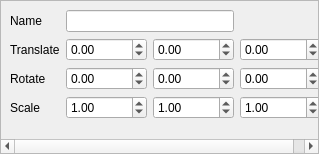
<?xml version="1.0" encoding="UTF-8"?>
<ui version="4.0">
 <class>TransformEditor</class>
 <widget class="QScrollArea" name="TransformEditor">
  <property name="geometry">
   <rect>
    <x>0</x>
    <y>0</y>
    <width>319</width>
    <height>154</height>
   </rect>
  </property>
  <property name="windowTitle">
   <string>Object Transform</string>
  </property>
  <property name="widgetResizable">
   <bool>true</bool>
  </property>
  <widget class="QWidget" name="scrollAreaWidgetContents">
   <property name="geometry">
    <rect>
     <x>0</x>
     <y>0</y>
     <width>324</width>
     <height>136</height>
    </rect>
   </property>
   <layout class="QGridLayout" name="gridLayout">
    <item row="0" column="0">
     <widget class="QLabel" name="nameLabel">
      <property name="text">
       <string>Name</string>
      </property>
     </widget>
    </item>
    <item row="0" column="1" colspan="2">
     <widget class="QLineEdit" name="nameEdit"/>
    </item>
    <item row="1" column="0">
     <widget class="QLabel" name="transLabel">
      <property name="text">
       <string>Translate</string>
      </property>
     </widget>
    </item>
    <item row="1" column="1">
     <widget class="QDoubleSpinBox" name="transXSpinBox">
      <property name="minimum">
       <double>-10000.000000000000000</double>
      </property>
      <property name="maximum">
       <double>10000.000000000000000</double>
      </property>
      <property name="singleStep">
       <double>0.100000000000000</double>
      </property>
     </widget>
    </item>
    <item row="1" column="2">
     <widget class="QDoubleSpinBox" name="transYSpinBox">
      <property name="minimum">
       <double>-10000.000000000000000</double>
      </property>
      <property name="maximum">
       <double>10000.000000000000000</double>
      </property>
      <property name="singleStep">
       <double>0.100000000000000</double>
      </property>
     </widget>
    </item>
    <item row="1" column="3">
     <widget class="QDoubleSpinBox" name="transZSpinBox">
      <property name="minimum">
       <double>-10000.000000000000000</double>
      </property>
      <property name="maximum">
       <double>10000.000000000000000</double>
      </property>
      <property name="singleStep">
       <double>0.100000000000000</double>
      </property>
     </widget>
    </item>
    <item row="2" column="0">
     <widget class="QLabel" name="rotLabel">
      <property name="text">
       <string>Rotate</string>
      </property>
     </widget>
    </item>
    <item row="2" column="1">
     <widget class="QDoubleSpinBox" name="rotXSpinBox">
      <property name="minimum">
       <double>-180.000000000000000</double>
      </property>
      <property name="maximum">
       <double>180.000000000000000</double>
      </property>
     </widget>
    </item>
    <item row="2" column="2">
     <widget class="QDoubleSpinBox" name="rotYSpinBox">
      <property name="minimum">
       <double>-180.000000000000000</double>
      </property>
      <property name="maximum">
       <double>180.000000000000000</double>
      </property>
     </widget>
    </item>
    <item row="2" column="3">
     <widget class="QDoubleSpinBox" name="rotZSpinBox">
      <property name="minimum">
       <double>-180.000000000000000</double>
      </property>
      <property name="maximum">
       <double>180.000000000000000</double>
      </property>
     </widget>
    </item>
    <item row="3" column="0">
     <widget class="QLabel" name="scaLabel">
      <property name="text">
       <string>Scale</string>
      </property>
     </widget>
    </item>
    <item row="3" column="1">
     <widget class="QDoubleSpinBox" name="scaleXSpinBox">
      <property name="minimum">
       <double>0.010000000000000</double>
      </property>
      <property name="maximum">
       <double>10000.000000000000000</double>
      </property>
      <property name="singleStep">
       <double>0.010000000000000</double>
      </property>
      <property name="value">
       <double>1.000000000000000</double>
      </property>
     </widget>
    </item>
    <item row="3" column="2">
     <widget class="QDoubleSpinBox" name="scaleYSpinBox">
      <property name="minimum">
       <double>0.010000000000000</double>
      </property>
      <property name="maximum">
       <double>10000.000000000000000</double>
      </property>
      <property name="singleStep">
       <double>0.010000000000000</double>
      </property>
      <property name="value">
       <double>1.000000000000000</double>
      </property>
     </widget>
    </item>
    <item row="3" column="3">
     <widget class="QDoubleSpinBox" name="scaleZSpinBox">
      <property name="minimum">
       <double>0.010000000000000</double>
      </property>
      <property name="maximum">
       <double>10000.000000000000000</double>
      </property>
      <property name="singleStep">
       <double>0.010000000000000</double>
      </property>
      <property name="value">
       <double>1.000000000000000</double>
      </property>
     </widget>
    </item>
    <item row="4" column="2">
     <spacer name="verticalSpacer">
      <property name="orientation">
       <enum>Qt::Vertical</enum>
      </property>
      <property name="sizeHint" stdset="0">
       <size>
        <width>20</width>
        <height>11</height>
       </size>
      </property>
     </spacer>
    </item>
   </layout>
  </widget>
 </widget>
 <resources/>
 <connections/>
</ui>
